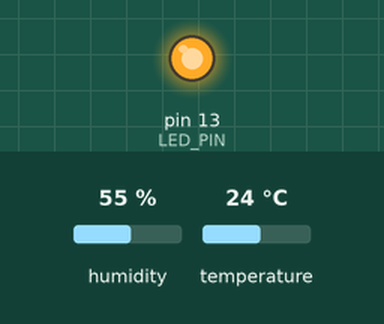
Simulated run of this sketch. Board: Arduino Uno, built with avr-gcc and run on an emulated ATmega328P. Shown: output pins drawn as LEDs (lit = HIGH). Inputs (shaded band) come from the test bench; at power-on: humidity 55 %, temperature 24 °C.

Above: at 0.05 s.
Timing chart, 0 to 3.0 s (numbered marks = the images above):
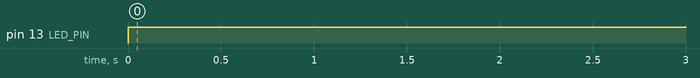

The sketch:

main.ino
```cpp
#include "Led.h"
#include "Screen.h"

#define LED_PIN 13

#define ANCHO_PANTALLA 128
#define ALTO_PANTALLA 64

Led led1(LED_PIN);
Screen screen(ANCHO_PANTALLA, ALTO_PANTALLA);

void setup() {
  screen.initScreen();
  screen.initSensor();
  Serial.begin(9600);
}

void loop() {
  led1.on();
  screen.showData();
  delay(1000);
  led1.off();
}
```

Led.cpp
```cpp
#include "Arduino.h"
#include "Led.h"

Led::Led(byte pin) {
    this->pin = pin;
    init();
}

void Led::init() {
    pinMode(pin, OUTPUT);
}

void Led::on() {
    digitalWrite(pin, HIGH);
}

void Led::off() {
    digitalWrite(pin, LOW);
}
```

Led.h
```cpp
#ifndef LedArduino_h
#define LedArduino_h

class Led {
    private:
        byte pin;
    public:
        Led(byte pin);
        void init();
        void on();
        void off();
};

#endif
```

Screen.cpp
```cpp
#include "Screen.h"

Screen::Screen(uint8_t ancho, uint8_t alto): _ancho(ancho), _alto(alto),  display(ancho, alto, &Wire, -1){
    _ancho = ancho;
    _alto = alto;
}

void Screen::initSensor() {
    this->sensor.init();
}
void Screen::initScreen() {
    display.setTextSize(1);
    display.setTextColor(SSD1306_WHITE);
}

void Screen::showData() {
    display.setCursor(10,32);
    display.println("Esta es una prueba");
    display.setCursor(10, 42);
    float temp = this->sensor.getTemperature();
    if(isnan(temp)) {
        display.println("Temp Error Sensor");
        return;
    }
    display.println(temp);
}
```

Screen.h
```cpp
#ifndef SCREEN_h
#define SCREEN_h

#include <SPI.h>
#include <Wire.h>
#include <Adafruit_GFX.h>
#include <Adafruit_SSD1306.h>

#include "Sensor.h"

class Screen {
    private:
        uint8_t _ancho;
        uint8_t _alto;
        Adafruit_SSD1306 display;
        Sensor sensor{2,11};

    public:
        Screen(uint8_t ancho, uint8_t alto);
        void initScreen();
        void initSensor();
        void showData();
};

#endif
```

Sensor.cpp
```cpp
#include "Sensor.h"

Sensor::Sensor(uint8_t pPin, uint8_t pType): pin(pPin), type(pType), dht(pPin, pType) {
}

void Sensor::init() {
    dht.begin();
}

float Sensor::getTemperature() {
    float temperature = dht.readTemperature();
    return temperature;
}
```

Sensor.h
```cpp
#ifndef DHT_h
#define DHT_h
#include <DHT.h>

class Sensor {
    private:
        uint8_t pin;
        uint8_t type;
        DHT dht;

    public:
        Sensor(uint8_t pPin, uint8_t pType);
        void init();
        float getTemperature();
};
#endif
```

Measured:
- by itself, pin 13 (LED_PIN): LOW → HIGH at 0.00 s
